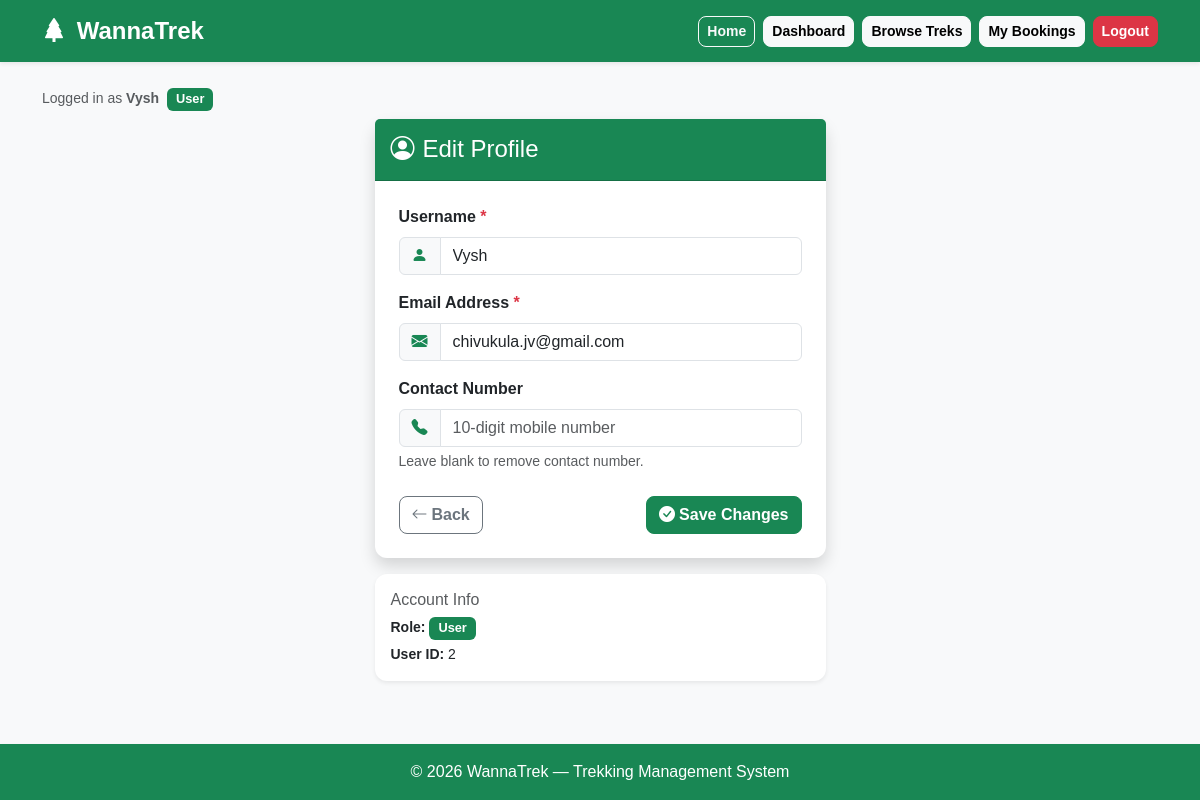
The app's page /user/profile (signed in) with its own data.
### applications/models.py (models this page shows, shortened)
class User(db.Model):
    __tablename__ = "users"
    id           = db.Column(db.Integer, primary_key=True)
    username     = db.Column(db.String(100), unique=True, nullable=False)
    email        = db.Column(db.String(120), unique=True, nullable=False)
    password     = db.Column(db.String(255), nullable=False)
    role         = db.Column(db.String(20), nullable=False)
    contact      = db.Column(db.String(15), nullable=True)
    is_active    = db.Column(db.Boolean, default=True,  nullable=False)
    approved     = db.Column(db.Boolean, default=False, nullable=False)
    bookings = db.relationship(
        "Booking",
        backref="user",
        lazy=True,
        cascade="all, delete-orphan"
    )
    assigned_treks = db.relationship(
        "Trek",
        backref="assigned_staff",
        lazy=True,
        foreign_keys="Trek.assigned_staff_id"
    )

### applications/routes/dashboard.py (the view, shortened to what this page needs)
@dashboard.route("/user/profile", methods=["GET", "POST"])
def edit_profile():
    user_required()
    user = db.get_or_404(User, session["user_id"])
    return render_template("edit_profile.html", user=user)

### applications/routes/dashboard.py (called while the page is built)
def user_required():
    if "user_id" not in session or session.get("role") != "user":
        abort(403)

### applications/templates/edit_profile.html (shortened to what this page needs)
{% extends "base.html" %}
{% block content %}
<div class="row justify-content-center">
    <div class="col-lg-5">
        <div class="card shadow border-0">
            <div class="card-header bg-success text-white py-3">
                <h4 class="mb-0"><i class="bi bi-person-circle me-2"></i>Edit Profile</h4>
            </div>
            <div class="card-body p-4">
                <form method="POST">
                    <div class="mb-3">
                        <label class="form-label fw-semibold">Username <span class="text-danger">*</span></label>
                        <div class="input-group">
                            <span class="input-group-text"><i class="bi bi-person-fill text-success"></i></span>
                            <input type="text" name="username" class="form-control"
                                   value="{{ user.username }}" minlength="3" maxlength="100" required>
                        </div>
                    </div>
                    <div class="mb-3">
                        <label class="form-label fw-semibold">Email Address <span class="text-danger">*</span></label>
                        <div class="input-group">
                            <span class="input-group-text"><i class="bi bi-envelope-fill text-success"></i></span>
                            <input type="email" name="email" class="form-control"
                                   value="{{ user.email }}" required>
                        </div>
                    </div>
                    <div class="mb-4">
                        <label class="form-label fw-semibold">Contact Number</label>
                        <div class="input-group">
                            <span class="input-group-text"><i class="bi bi-telephone-fill text-success"></i></span>
                            <input type="tel" name="contact" class="form-control"
                                   value="{{ user.contact or '' }}"
                                   pattern="[0-9]{10}" maxlength="10"
                                   placeholder="10-digit mobile number">
                        </div>
                        <div class="form-text">Leave blank to remove contact number.</div>
                    </div>
                    <div class="d-flex justify-content-between">
                        <a href="{{ url_for('dashboard.user_dashboard') }}" class="btn btn-outline-secondary">
                            <i class="bi bi-arrow-left me-1"></i>Back
                        </a>
                        <button type="submit" class="btn btn-success">
                            <i class="bi bi-check-circle-fill me-1"></i>Save Changes
                        </button>
                    </div>
                </form>
            </div>
        </div>
        <div class="card shadow-sm border-0 mt-3">
            <div class="card-body">
                <h6 class="text-muted mb-2">Account Info</h6>
                <p class="mb-1 small"><strong>Role:</strong> <span class="badge bg-success">{{ user.role | capitalize }}</span></p>
                <p class="mb-0 small"><strong>User ID:</strong> {{ user.id }}</p>
            </div>
        </div>
    </div>
</div>
{% endblock %}

### applications/templates/base.html (shortened to what this page needs)
<!DOCTYPE html>
<html lang="en">
<head>
    <link href="https://cdn.jsdelivr.net/npm/bootstrap@5.3.0/dist/css/bootstrap.min.css" rel="stylesheet">
    <link href="https://cdn.jsdelivr.net/npm/bootstrap-icons@1.11.3/font/bootstrap-icons.css" rel="stylesheet">
    <link rel="stylesheet" href="{{ url_for('static', filename='css/style.css') }}">
</head>
<body class="bg-light d-flex flex-column min-vh-100">
<nav class="navbar navbar-expand-lg navbar-dark bg-success shadow-sm">
    <div class="container">
        <a class="navbar-brand fw-bold fs-4" href="{{ url_for('home') }}">
            <i class="bi bi-tree-fill me-1"></i> WannaTrek
        </a>
        <div class="collapse navbar-collapse" id="navbarNav">
            <ul class="navbar-nav ms-auto align-items-center gap-2">
                {% set role = session.get("role") %}
                {% if role == "admin" %}
                    <li><a class="btn btn-outline-light btn-sm" href="{{ url_for('home') }}">Home</a></li>
                    <li><a class="btn btn-light btn-sm" href="{{ url_for('dashboard.admin_dashboard') }}">Dashboard</a></li>
                    <li><a class="btn btn-light btn-sm" href="{{ url_for('dashboard.manage_treks') }}">Treks</a></li>
                    <li><a class="btn btn-light btn-sm" href="{{ url_for('dashboard.manage_users') }}">Users</a></li>
                    <li><a class="btn btn-light btn-sm" href="{{ url_for('dashboard.manage_bookings') }}">Bookings</a></li>
                    <li><a class="btn btn-danger btn-sm" href="{{ url_for('auth.logout') }}">Logout</a></li>
                {% elif role == "staff" %}
                    <li><a class="btn btn-outline-light btn-sm" href="{{ url_for('home') }}">Home</a></li>
                    <li><a class="btn btn-light btn-sm" href="{{ url_for('dashboard.staff_dashboard') }}">Dashboard</a></li>
                    <li><a class="btn btn-danger btn-sm" href="{{ url_for('auth.logout') }}">Logout</a></li>
                {% elif role == "user" %}
                    <li><a class="btn btn-outline-light btn-sm" href="{{ url_for('home') }}">Home</a></li>
                    <li><a class="btn btn-light btn-sm" href="{{ url_for('dashboard.user_dashboard') }}">Dashboard</a></li>
                    <li><a class="btn btn-light btn-sm" href="{{ url_for('dashboard.user_treks') }}">Browse Treks</a></li>
                    <li><a class="btn btn-light btn-sm" href="{{ url_for('dashboard.my_bookings') }}">My Bookings</a></li>
                    <li><a class="btn btn-danger btn-sm" href="{{ url_for('auth.logout') }}">Logout</a></li>
                {% else %}
                    <li><a class="btn btn-outline-light btn-sm" href="{{ url_for('home') }}">Home</a></li>
                    <li><a class="btn btn-light btn-sm" href="{{ url_for('auth.login') }}">Login</a></li>
                    <li><a class="btn btn-warning btn-sm" href="{{ url_for('auth.register') }}">Register</a></li>
                {% endif %}
            </ul>
        </div>
    </div>
</nav>
<main class="flex-grow-1">
    <div class="container mt-4">
        {% if session.get("username") %}
        <div class="mb-2">
            <small class="text-muted">
                Logged in as <strong>{{ session.get("username") }}</strong>
                <span class="badge bg-success ms-1">{{ session.get("role") | capitalize }}</span>
            </small>
        </div>
        {% endif %}
        {% block content %}{% endblock %}
    </div>
</main>
<footer class="bg-success text-white text-center py-3 mt-auto shadow-sm">
    <div class="container">
        &copy; 2026 WannaTrek &mdash; Trekking Management System
    </div>
</footer>
</body>
</html>

### applications/static/css/style.css (style rules this page uses)
html { scroll-behavior: smooth; }
body { font-family: Arial, Helvetica, sans-serif; background: #f5f7f4; color: #333; }
a { text-decoration: none; }
.card { border-radius: 12px; transition: transform .25s, box-shadow .25s; }
.btn { border-radius: 8px; font-weight: 600; transition: .25s; }
.badge { font-size: .8rem; padding: 5px 9px; border-radius: 6px; }

### records on screen
User: get "Vysh", get "User", username "Vysh", email "chivukula.jv@gmail.com", role "User", id "2"
